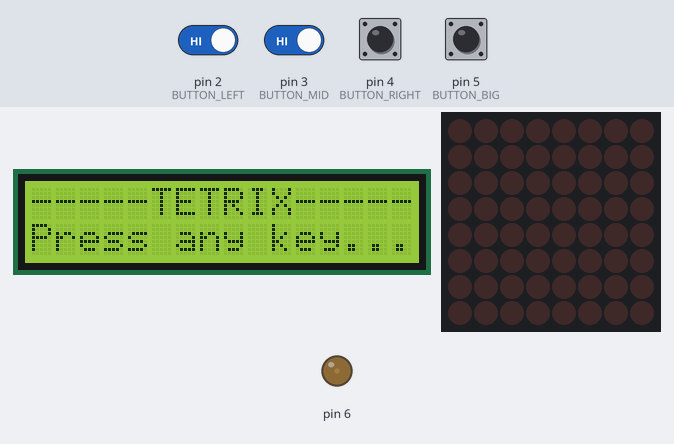
This sketch was run on a simulated Arduino Uno, built with avr-gcc and run on an emulated ATmega328P. Shown: 16×2 character LCD, 8×8 LED matrix, output pins drawn as LEDs (lit = HIGH). Inputs (shaded band) come from the test bench; at power-on: pin 2 (BUTTON_LEFT), pin 3 (BUTTON_MID), pin 4 (BUTTON_RIGHT), pin 5 (BUTTON_BIG) HIGH. Random numbers use the default seed unless the sketch sets one.

Above: at 1.2 s.
1.3 s: pin 5 (BUTTON_BIG) pulled LOW for 0.15 s
At 2.2 s:
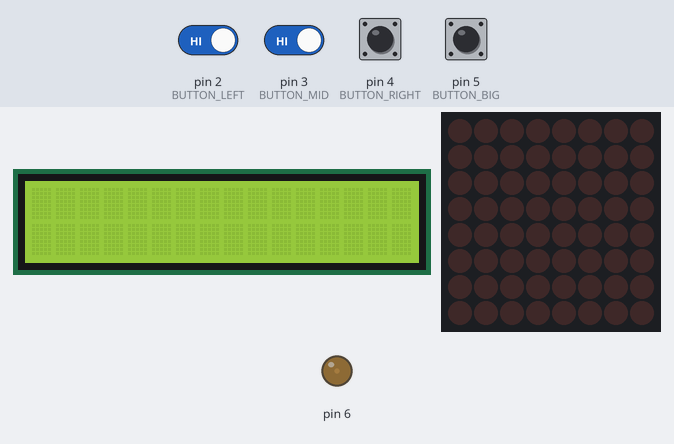
4.4 s: pin 2 (BUTTON_LEFT) driven LOW and pin 3 (BUTTON_MID) driven LOW
At 6.12 s:
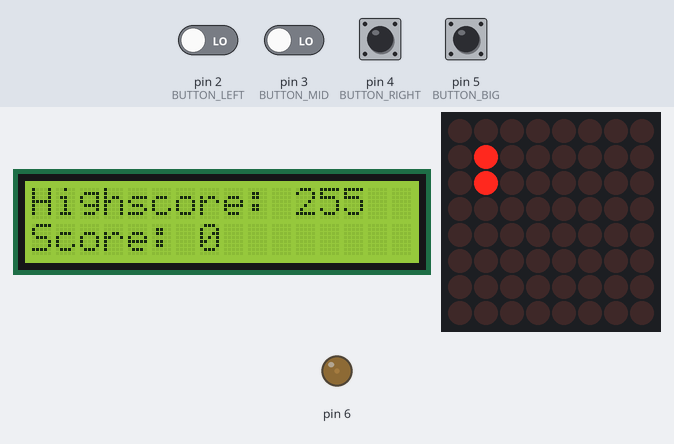
7.1 s: pin 2 (BUTTON_LEFT) driven HIGH
At 7.39 s:
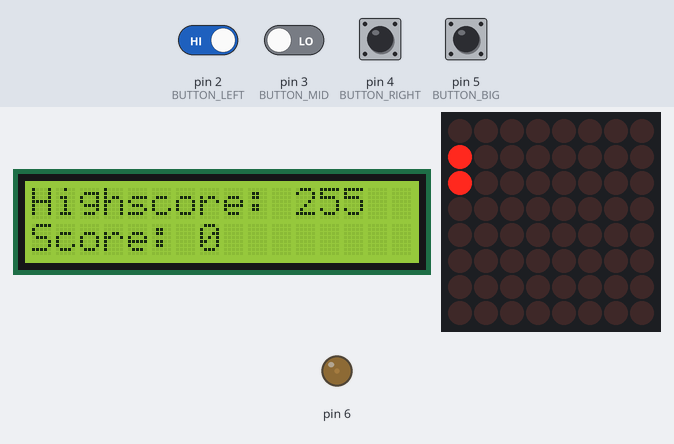
9.2 s: pin 3 (BUTTON_MID) driven HIGH
12.2 s: pin 4 (BUTTON_RIGHT) pulled LOW for 1 s
At 14.1 s:
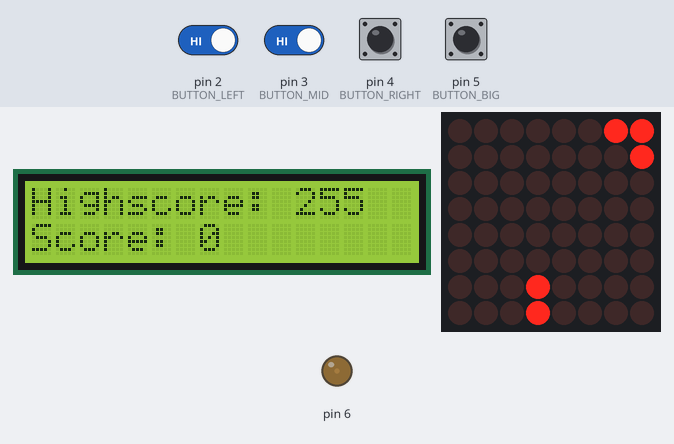
14.7 s: pin 2 (BUTTON_LEFT) driven LOW
At 17.2 s:
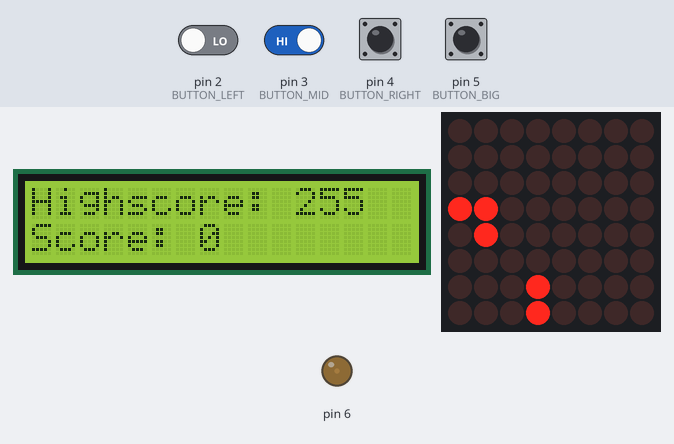
Timing chart, 0 to 18.7 s (numbered marks = the images above; inputs shaded):
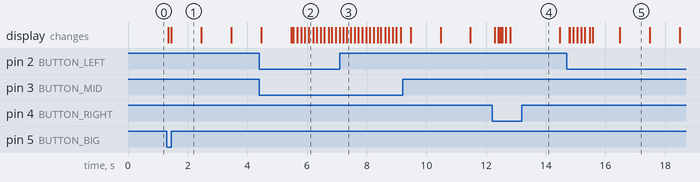

The sketch:

tetrisArduino.ino
```cpp
#include <EEPROM.h>  // for highscores 100.000 write/erase cycles
#include <LiquidCrystal.h>
#include "LedControl.h"
#include "digits.h"

// Game Logic
#define ROWS 8
#define COLUMNS 8
#define BLOCK_WIDTH 2
#define BLOCK_HEIGHT 2
#define BUTTON_LEFT 2
#define BUTTON_MID 3
#define BUTTON_RIGHT 4
#define BUTTON_BIG 5
#define NO_OF_BUTTONS 4
#define DEBOUNCE_DELAY 50
#define EASY_DELAY 1000
#define MEDIUM_DELAY 500
#define HARD_DELAY 200

// Matrix
#define DIN 12
#define CLK 11
#define LOAD 10
#define NO_DRIVER 1

// LCD display
#define RS A4
#define EN A5
#define D4 A3
#define D5 A2
#define D6 A1
#define D7 A0
#define BACKLIGHT 6;

// clang-format off
enum Rotation { UP = 1, RIGHT = 2, DOWN = 3, LEFT = 4 };
enum State { MENU, PLAY, LOCKED, WAIT };

State gameState = MENU;

uint8_t eepromAdress = 0;

int x, y, blockIndex = 0, currentRotation = 1, frameDelay = EASY_DELAY,
          currentDelay = EASY_DELAY, score = 0, highScore = 0,
          buttonsPins[NO_OF_BUTTONS] = {BUTTON_LEFT, BUTTON_MID, BUTTON_RIGHT, BUTTON_BIG};
bool buttonState[NO_OF_BUTTONS] = {false},
     lastButtonState[NO_OF_BUTTONS] = {true},
     buttonFlag[NO_OF_BUTTONS] = {false}, fallingBlock = true, firstTime = true;
unsigned long lastDebounceTime[NO_OF_BUTTONS] = {0}, prevTimeGame = 0,
              prevTimeInput = 0;


LedControl lc = LedControl(DIN, CLK, LOAD, NO_DRIVER);  // DIN, CLK, LOAD, NO. DRIVER

LiquidCrystal lcd(RS, EN, D4, D5, D6, D7);


bool matrix[8][8] = {
  {0, 0, 0, 0, 0, 0, 0, 0},
  {0, 0, 0, 0, 0, 0, 0, 0},
  {0, 0, 0, 0, 0, 0, 0, 0},
  {0, 0, 0, 0, 0, 0, 0, 0},
  {0, 0, 0, 0, 0, 0, 0, 0},
  {0, 0, 0, 0, 0, 0, 0, 0},
  {0, 0, 0, 0, 0, 0, 0, 0},
  {0, 0, 0, 0, 0, 0, 0, 0}
};
bool collisionMatrix[8][8] = {
  {0, 0, 0, 0, 0, 0, 0, 0},
  {0, 0, 0, 0, 0, 0, 0, 0},
  {0, 0, 0, 0, 0, 0, 0, 0},
  {0, 0, 0, 0, 0, 0, 0, 0},
  {0, 0, 0, 0, 0, 0, 0, 0},
  {0, 0, 0, 0, 0, 0, 0, 0},
  {0, 0, 0, 0, 0, 0, 0, 0},
  {0, 0, 0, 0, 0, 0, 0, 0}
};
bool blocks[3][4] = {{1, 1, 1, 1}, {1, 1, 0, 0}, {1, 1, 0, 1}};
bool currentBlock[4];

// Copies one array to another
void appendBlockConfig(bool a[BLOCK_WIDTH * BLOCK_HEIGHT], bool b[BLOCK_WIDTH * BLOCK_HEIGHT]) {
  for (int i = 0; i < BLOCK_WIDTH * BLOCK_HEIGHT; i++)
    a[i] = b[i];
}

// Draws a block at row 'y' and column 'x' with the rotation 'r'
void drawBlock(bool block[BLOCK_WIDTH * BLOCK_HEIGHT], int x, int y, Rotation r) {
  if (r == UP) {
    for (int i = y; i < y + 2; i++)
      for (int j = x; j < x + 2; j++)
        matrix[i][j] = currentBlock[(i - y) * 2 + (j - x)];
  } else if (r == RIGHT) {
    for (int i = y; i < y + 2; i++)
      for (int j = x; j < x + 2; j++)
        matrix[i][j] = currentBlock[2 + (i - y) - (j - x) * 2];
  } else if (r == DOWN) {
    for (int i = y; i < y + 2; i++)
      for (int j = x; j < x + 2; j++)
        matrix[i][j] = currentBlock[3 - (i - y) * 2 - (j - x)];
  } else if (r == LEFT) {
    for (int i = y; i < y + 2; i++)
      for (int j = x; j < x + 2; j++)
        matrix[i][j] = currentBlock[1 - (i - y) + 2 * (j - x)];
  }
}

// Draws the game matrix: the matrix containing the current block + the matrix with all the previous blocks
void drawGameMatrix() {
  for (int i = 0; i < ROWS; i++)
    for (int j = 0; j < COLUMNS; j++)
      lc.setLed(0, i, j, matrix[i][j] || collisionMatrix[i][j]);
}

// Clears the matrix which contains the current block
void clearMatrix() {
  for (int i = 0; i < ROWS; i++)
    for (int j = 0; j < COLUMNS; j++) matrix[i][j] = 0;
}

// Clears the game matrix
void clearGameMatrix() {
  for (int i = 0; i < ROWS; i++)
    for (int j = 0; j < COLUMNS; j++) collisionMatrix[i][j] = 0;
}

// Draws the matrix using an array of bytes
void drawMatrixBinary(byte row[]) {
  for (int i = 0; i < ROWS; i++)
    lc.setRow(0, i, row[i]);
}

// Prints matrix for debug
void printMatrix(bool matrix[ROWS][COLUMNS]) {
  for (int i = 0; i < ROWS; i++) {
    for (int j = 0; j < COLUMNS; j++) {
      Serial.print(matrix[i][j]);
      Serial.print(" ");
    }
    Serial.println(" ");
  }
  Serial.println("-----------------");
}

// Combines 2 matrixes such as the result contains all the elements from these matrixes
void matrixUnion(bool a[ROWS][COLUMNS], bool b[ROWS][COLUMNS], bool (&result)[ROWS][COLUMNS]) {
  for (int i = 0; i < ROWS; i++)
    for (int j = 0; j < COLUMNS; j++) result[i][j] = (a[i][j] || b[i][j]);
}

// If the current block hits the bottom of the game matrix OR another block, returns true
bool collisionOccured() {
  for (int i = 0; i < ROWS; i++)
    for (int j = 0; j < COLUMNS; j++)
      if (matrix[ROWS - 1][j] == 1 ||
          (collisionMatrix[i][j] == 1 &&
           collisionMatrix[i][j] == matrix[i - 1][j])) {
        matrixUnion(matrix, collisionMatrix, collisionMatrix);
        // printMatrix(collisionMatrix);
        return true;
      }
  return false;
}

// If there is a block touching the top of the game matrix, then we know the game is over
bool checkGameOver() {
  for (int i = 0; i < COLUMNS; i++)
    if (collisionMatrix[0][i] == 1) return true;
  return false;
}

// We store the row for the last edge of our block
//     0  1
//     ----
// 0 | 1  0
// 1 | 1  1
// Say this is our block then our array would be [0, 1]
// Then if we want to go to the right we check if the rows next to our rows arrays are empty
// If [0 + 1, 1 + 1] are empty then it's a valid move
bool isValidMove(int x, int y, int direction) {
  // Going to the RIGHT
  if (direction == 1) {
    int xCoverage[BLOCK_HEIGHT];
    for (int row = y; row < y + BLOCK_HEIGHT; row++) {
      for (int column = x + (BLOCK_WIDTH - 1); column >= x; column--) {
        if (matrix[row][column] == 1) {
          xCoverage[row - y] = column;
          break;
        }
        xCoverage[row - y] = -1;
      }
    }
    for (int i = 0; i < BLOCK_HEIGHT; i++) {
      int columnToVerify = xCoverage[i];
      if (columnToVerify != -1) {
        if (columnToVerify + 1 == COLUMNS) return false;
        if (collisionMatrix[y + i][columnToVerify + 1] == 1) return false;
      }
    }
  } else {
    // Going to the LEFT
    int xCoverage[BLOCK_HEIGHT];
    for (int row = y; row < y + BLOCK_HEIGHT; row++) {
      for (int column = x; column <= x + (BLOCK_WIDTH - 1); column++) {
        if (matrix[row][column] == 1) {
          xCoverage[row - y] = column;
          break;
        }
        xCoverage[row - y] = -1;
      }
    }
    for (int i = 0; i < BLOCK_HEIGHT; i++) {
      int columnToVerify = xCoverage[i];
      if (columnToVerify != -1) {
        if (columnToVerify - 1 == -1) return false;
        if (collisionMatrix[y + i][columnToVerify - 1] == 1) return false;
      }
    }
  }
  return true;
}

// Checks if a row is complete
bool isCompleteRow(int row) {
  for (int i = 0; i < COLUMNS; i++)
    if (collisionMatrix[row][i] != 1) return false;
  return true;
}

// Move all the game matrix down by one
void eliminateRow(int row) {
  for (int i = row; i > 0; i--)
    for (int j = 0; j < COLUMNS; j++)
      collisionMatrix[i][j] = collisionMatrix[i - 1][j];
  for (int j = 0; j < COLUMNS; j++) collisionMatrix[0][j] = 0;
}

// Chack for any complete row and eliminates it
bool scanForCompleteRows() {
  bool flag = false;
  for (int i = 0; i < ROWS; i++)
    if (isCompleteRow(i)) {
      score += 10;
      lc.setRow(0, i, B00000000);
      delay(50);
      lc.setRow(0, i, B11111111);
      delay(50);
      lc.setRow(0, i, B00000000);
      delay(50);
      lc.setRow(0, i, B11111111);
      delay(50);
      eliminateRow(i);
      flag = true;
    }
  return flag;
}

// A helper function - which will trigger at the delayTime interval
bool delayFunction(unsigned long &prevTime, int delayTime) {
  if (millis() - prevTime >= delayTime) {
    prevTime = millis();
    return true;
  } else
    return false;
}

// Reads all the buttons inputs
void readButtons() {
  for (int i = 0; i < NO_OF_BUTTONS; i++) {
    int reading = digitalRead(buttonsPins[i]);

    if (reading != lastButtonState[i]) {
      lastDebounceTime[i] = millis();
    }

    if (delayFunction(lastDebounceTime[i], DEBOUNCE_DELAY)) {
      if (reading != buttonState[i]) {
        buttonState[i] = reading;

        if (buttonState[i] == 0) {
          buttonFlag[i] = !buttonFlag[i];
        }
      } else {
        if (buttonState[i] == 0) {
          buttonState[i] = 1;
        }
      }
    }

    lastButtonState[i] = reading;
  }
}

void setup() {
  // the zero refers to the MAX7219 number, it is zero for 1 chip
  lc.shutdown(0, false);  // turn off power saving, enables display
  lc.setIntensity(0, 2);  // sets brightness (0~15 possible values)
  lc.clearDisplay(0);     // clear screen

  // LCD Setup for analog pins
  // *needed only if you use analog pins
  pinMode(D7, OUTPUT);
  pinMode(D6, OUTPUT);
  pinMode(D5, OUTPUT);
  pinMode(D4, OUTPUT);
  pinMode(EN, OUTPUT);
  pinMode(RS, OUTPUT);
  // LCD Backlight
  pinMode(6, OUTPUT);
  analogWrite(6, 20);

  // set up the LCD's number of columns and rows:
  lcd.begin(16, 2);
  lcd.print("-----TETRIX-----");
  lcd.setCursor(0, 1);
  lcd.print("Press any key...");

  // Can't be used with lcd
  //Serial.begin(9600);

  // Buttons
  pinMode(BUTTON_LEFT, INPUT_PULLUP);
  pinMode(BUTTON_MID, INPUT_PULLUP);
  pinMode(BUTTON_RIGHT, INPUT_PULLUP);
  pinMode(BUTTON_BIG, INPUT_PULLUP);

  // Setting up the initial states
  appendBlockConfig(currentBlock, blocks[1]);
  x = COLUMNS / 2 - 1;
  y = 0;
  gameState = LOCKED;

  randomSeed(analogRead(0)); // used for generating random numbers
}

void loop() {

  if(gameState == LOCKED) {
    readButtons();
    // If any button is pressed go to MENU
    for (int i = 0; i < NO_OF_BUTTONS; i++)
      if(buttonFlag[i] == true) {
        buttonFlag[i] = false;
        gameState = MENU;
      }
  } else if (gameState == MENU) {
    readButtons();
    // If it's the first time in the menu show the difficulties
    if(firstTime) {
      lcd.clear();
      lcd.setCursor(0, 0);
      lcd.print("Difficulty:");
      lcd.setCursor(0, 1);
      lcd.print("EASY-MEDIUM-HARD");
      firstTime = false;
    }
    // Check to see which difficulty has been selected
    for (int i = 0; i < NO_OF_BUTTONS; i++) {
          if(buttonFlag[i] == true) {
            buttonFlag[i] = false;
            lcd.clear();
            lcd.setCursor(0, 1);
            switch (i) {
              case 0:
                lcd.print("------EASY------");
                delay(1000);
                currentDelay = EASY_DELAY;
                break;
              case 1:
                lcd.print("-----MEDIUM-----");
                delay(1000);
                currentDelay = MEDIUM_DELAY;
                break;
              case 2:
                lcd.print("------HARD------");
                delay(1000);
                currentDelay = HARD_DELAY;
                break;
              }
            // Just an animation for showing the selected difficulty
            delay(1000);
            lcd.clear();
            lcd.setCursor(0, 0);
            // Then start the game
            highScore = EEPROM.read(eepromAdress);
            lcd.print(String("Highscore: ") + String(highScore));
            lcd.setCursor(0, 1);
            lcd.print(String("Score: ") + String(score));
            // After this countdown
            drawMatrixBinary(digits[2]);
            delay(1000);
            drawMatrixBinary(digits[1]);
            delay(1000);
            drawMatrixBinary(digits[0]);
            delay(1000);
            // Initial states for the game
            frameDelay = currentDelay;
            gameState = PLAY;
            score = 0;
          }
    }
  } else if (gameState == PLAY) {
    // We read the state of the buttons and move our currentBlock at a 20ms interval
    if (delayFunction(prevTimeInput, 20)) {
      readButtons();
      // This is the right moving button
      if (buttonFlag[2] == true && isValidMove(x, y, 1)) {
        x++;
        buttonFlag[2] = false;
      // This is the left moving button
      } else if (buttonFlag[0] == true && isValidMove(x, y, -1)) {
        x--;
        buttonFlag[0] = false;
        // This is the button for changing the rotation of the currentBlock
      } else if (buttonFlag[1] == true) {
        buttonFlag[1] = false;
        // If block is 'line' we need to jump over 2 rotations
        // a line can only rotate in 2 ways : | and  _
        // else we need to rotate the block in all 4 rotations
        if (blockIndex == 1)
          currentRotation = (currentRotation + 1 == 3) ? currentRotation = 1 : currentRotation + 1;
        else
          currentRotation = (currentRotation + 1 == 5) ? currentRotation = 1 : currentRotation + 1;
        // This is the button for changing the falling speed of the currentBlock
      } else if (buttonFlag[3] == true) {
        buttonFlag[3] = false;
        frameDelay = 100;
      }
    }

    // We move the currentBlock vertically at an interval equal to frameDelay, based on difficulty
    if (delayFunction(prevTimeGame, frameDelay)) {
      // If the block is currently falling
      if (fallingBlock) {
        y++;
        // If we encountered any collision wither with the ground OR any previous blocks
        if (collisionOccured()) {
          //printMatrix(matrix); // DEBUG
          fallingBlock = false;
          // Reseting the variables for the next block, and choosing the next block randomly
          x = 3;
          y = 0;
          frameDelay = EASY_DELAY;
          currentRotation = 1;
          blockIndex = random(0, 3);
          appendBlockConfig(currentBlock, blocks[blockIndex]);
        }
        // If the block is no longer falling
      } else {
        // We check if there is any complete row we could erase and change the score
        if(scanForCompleteRows()) {
          lcd.clear();
          lcd.setCursor(0, 1);
          lcd.print(String("Score: ") + String(score));
        }
        // Preparing for the new block
        clearMatrix();
        fallingBlock = true;
        if (checkGameOver()) {
          // If the game is over then we need to set a new highscore and wait for user input to restart the game
          EEPROM.write(eepromAdress, score);
          clearGameMatrix();
          gameState = WAIT;
          firstTime = true;
        }
      }
    }

    // We draw the game matrix every loop
    clearMatrix();
    drawBlock(currentBlock, x, y, currentRotation);
    drawGameMatrix();
  } else if(gameState == WAIT) {
      // Waiting for any user input to go to the MENU
      readButtons();
      for (int i = 0; i < NO_OF_BUTTONS; i++)
        if(buttonFlag[i] == true) {
          buttonFlag[i] = false;
          gameState = MENU;
        }
  }


}
```

digits.h
```cpp
const byte digits[][8] = {{B00010000, B00110000, B00010000, B00010000,
                           B00010000, B00010000, B00010000, B00111000},
                          {B00111000, B01000100, B00000100, B00000100,
                           B00001000, B00010000, B00100000, B01111100},
                          {B00111000, B01000100, B00000100, B00011000,
                           B00000100, B00000100, B01000100, B00111000},
                          {B00000100, B00001100, B00010100, B00100100,
                           B01000100, B01111100, B00000100, B00000100},
                          {B01111100, B01000000, B01000000, B01111000,
                           B00000100, B00000100, B01000100, B00111000},
                          {B00111000, B01000100, B01000000, B01111000,
                           B01000100, B01000100, B01000100, B00111000},
                          {B01111100, B00000100, B00000100, B00001000,
                           B00010000, B00100000, B00100000, B00100000},
                          {B00111000, B01000100, B01000100, B00111000,
                           B01000100, B01000100, B01000100, B00111000},
                          {B00111000, B01000100, B01000100, B01000100,
                           B00111100, B00000100, B01000100, B00111000},
                          {B00111000, B01000100, B01000100, B01000100,
                           B01000100, B01000100, B01000100, B00111000}};
```

Measured:
- after the input at 1.3 s, the display: first changes after 0.06 s (image 1 shows a later state)
- what the display in image 1 shows lasts 1.0 s, from 1.5 s to 2.5 s
